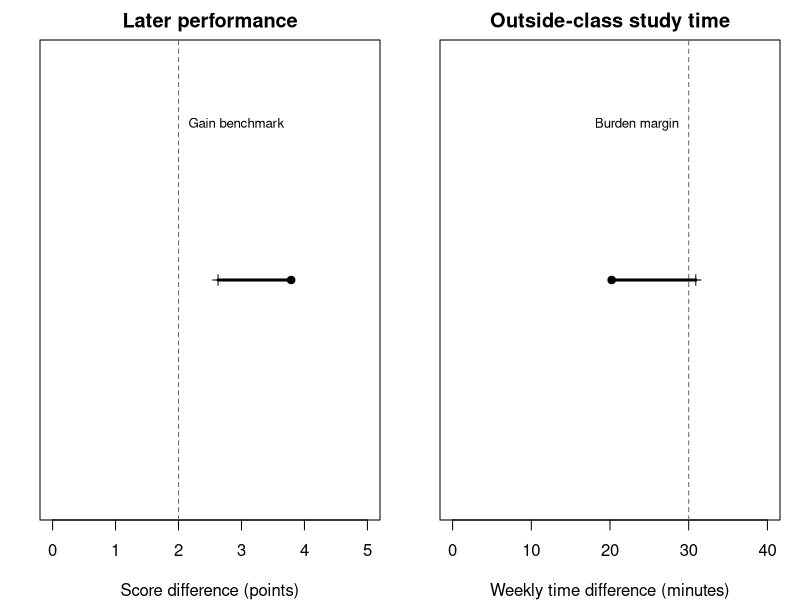
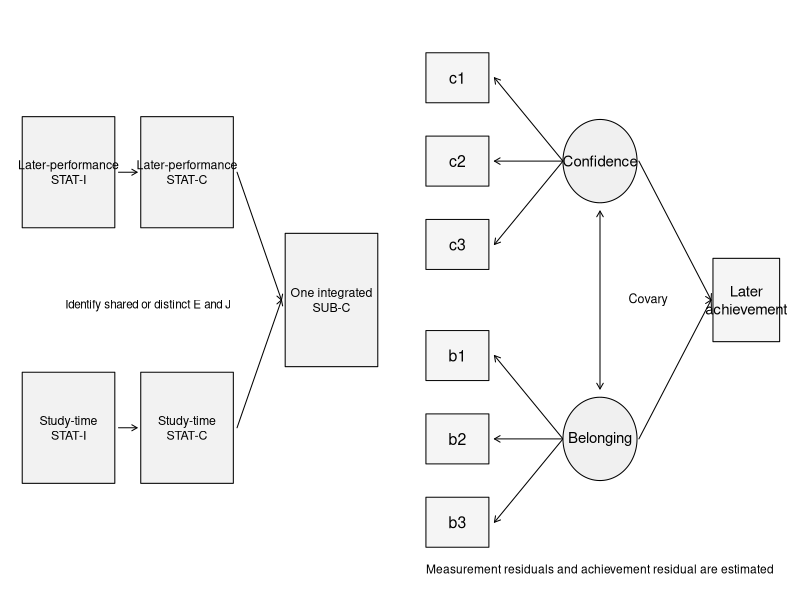
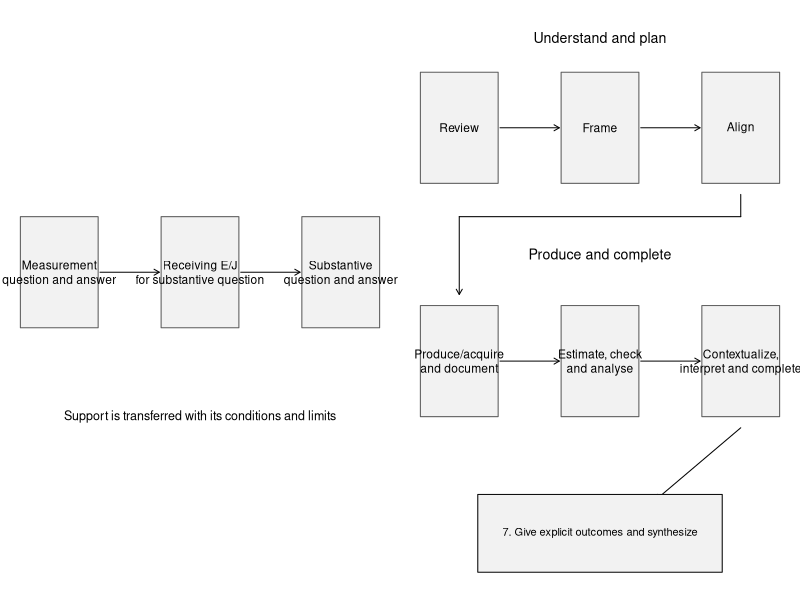

The R source for these figures, in order:
## ---- chunk 1
#| label: setup
#| include: false
knitr::opts_chunk$set(echo=FALSE,warning=FALSE,message=FALSE,fig.pos="H")
if (knitr::is_latex_output()) knitr::opts_chunk$set(dev="cairo_pdf")
support_row <- function(labels,y,color="grey95",functions=FALSE) {
 x <- seq(.12,.88,length.out=length(labels))
 for(i in seq_along(x)) {
  rect(x[i]-.105,y-.10,x[i]+.105,y+.10,col=color,border="grey35")
  text(x[i],y,labels[i],cex=.72)
  if(i<length(x)) {
   if(functions && i==1) text(mean(x[1:2]),y,"+")
   else arrows(x[i]+.11,y,x[i+1]-.11,y,length=.06)
  }
 }
 invisible(x)
}
diagram_start <- function() {
 par(mar=c(0,0,0,0));plot.new();plot.window(xlim=c(0,1),ylim=c(0,1))
}
## ---- chunk 2
#| label: fig-b-feedback-bounds
#| fig-cap: "The joint answer needs support on both sides of the protocol: worthwhile performance and acceptable burden."
#| fig-alt: "Two panels show the performance estimate with its lower directional bound and the time estimate with its upper directional bound. The performance lower bound is above the two-point benchmark; the time upper bound extends beyond thirty minutes."
#| fig-width: 7
#| fig-height: 3.1
par(mfrow=c(1,2),mar=c(4,2,2,1))
plot(c(0,5),c(0,1),type="n",yaxt="n",ylab="",xlab="Score difference (points)",main="Later performance")
abline(v=2,lty=2,col="grey40");segments(2.628479,0.5,3.788586,0.5,lwd=3);points(3.788586,.5,pch=19);points(2.628479,.5,pch=3);text(2,.85,"Gain benchmark",pos=4,cex=.8)
plot(c(0,40),c(0,1),type="n",yaxt="n",ylab="",xlab="Weekly time difference (minutes)",main="Outside-class study time")
abline(v=30,lty=2,col="grey40");segments(20.212765,.5,30.901138,.5,lwd=3);points(20.212765,.5,pch=19);points(30.901138,.5,pch=3);text(30,.85,"Burden margin",pos=2,cex=.8)
## ---- chunk 3
#| label: fig-supb-strands
#| fig-cap: "Two estimand-specific statistical strands contribute to one integrated substantive answer."
#| fig-alt: "A later-performance comparison and a study-time comparison each have a statistical inference and bounded conclusion; both support the same question-facing answer. Shared evidence and justification may serve both."
#| fig-width: 7
#| fig-height: 3.5
diagram_start()
for (y in c(.73,.27)) {
 rect(.02,y-.1,.27,y+.1,col="grey95");rect(.34,y-.1,.59,y+.1,col="grey95")
 arrows(.28,y,.33,y,length=.06);arrows(.60,y,.72,.50,length=.06)
}
text(.145,.73,"Later-performance\nSTAT-I",cex=.74);text(.465,.73,"Later-performance\nSTAT-C",cex=.74)
text(.145,.27,"Study-time\nSTAT-I",cex=.74);text(.465,.27,"Study-time\nSTAT-C",cex=.74)
rect(.73,.38,.98,.62,col="grey95");text(.855,.50,"One integrated\nSUB-C",cex=.74)
text(.36,.49,"Identify shared or distinct E and J",cex=.70)
## ---- chunk 4
#| label: fig-b-measurement-model
#| fig-cap: "A two-factor measurement model is retained when the later-achievement association is added. Arrows express model relations, not established causal effects."
#| fig-alt: "Three confidence indicators and three belonging indicators receive loadings from their respective factors. The two factors covary and both predict later achievement. Indicator residuals and the later-achievement residual remain part of the model."
#| fig-width: 7
#| fig-height: 3.5
par(mar=c(0,0,0,0));plot.new();plot.window(xlim=c(0,1),ylim=c(0,1))
for (k in 1:6) {
 y<-c(.9,.75,.6,.4,.25,.1)[k]
 rect(.03,y-.045,.20,y+.045,col="grey96")
 text(.115,y,c("c1","c2","c3","b1","b2","b3")[k],cex=.95)
 fy<-if(k<=3).75 else .25
 arrows(.40,fy,.215,y,length=.065)
}
for (j in 1:2) {
 y<-c(.75,.25)[j]
 a<-seq(0,2*pi,length.out=100)
 polygon(.50+.10*cos(a),y+.075*sin(a),col="grey94")
 text(.5,y,c("Confidence","Belonging")[j],cex=.9)
 arrows(.605,y,.80,.5,length=.065)
}
arrows(.50,.34,.50,.66,code=3,length=.065)
text(.55,.5,"Covary",pos=4,cex=.75)
rect(.805,.425,.985,.575,col="grey96")
text(.895,.5,"Later\nachievement",cex=.9)
text(.5,.015,"Measurement residuals and achievement residual are estimated",cex=.72)
## ---- chunk 5
#| label: fig-supb-dependency
#| fig-cap: "A measurement answer supplies specified support to a separately owed substantive answer."
#| fig-alt: "The bounded measurement answer supports the evidence and justification of the substantive question; additional substantive data and reasons are still needed. Each question retains its own answer."
#| fig-width: 7
#| fig-height: 2.6
diagram_start();support_row(c("Measurement\nquestion and answer","Receiving E/J\nfor substantive question","Substantive\nquestion and answer"),.55)
text(.5,.29,"Support is transferred with its conditions and limits",cex=.75)
## ---- chunk 6
#| label: fig-supb-cycle
#| fig-cap: "Each question retains its six-stage cycle; coordinated questions also require synthesis of their outcomes. The planning-to-production handoff stays one-way within a cycle."
#| fig-alt: "Review, Frame and Align precede Produce or acquire and document; Estimate, check and analyse; and Contextualize, interpret and complete. A final synthesis considers all question outcomes. Changed anchored commitments require a revised or additional cycle."
#| fig-width: 7
#| fig-height: 4.5
diagram_start();text(.5,.97,"Understand and plan",cex=.85)
support_row(c("Review","Frame","Align"),.81)
text(.5,.58,"Produce and complete",cex=.85)
support_row(c("Produce/acquire\nand document","Estimate, check\nand analyse","Contextualize,\ninterpret and complete"),.39)
segments(.88,.69,.88,.65);segments(.88,.65,.12,.65);arrows(.12,.65,.12,.51,length=.06)
arrows(.88,.27,.65,.14,length=.06);rect(.17,.01,.83,.15,col="grey95")
text(.5,.08,"7. Give explicit outcomes and synthesize",cex=.66)
